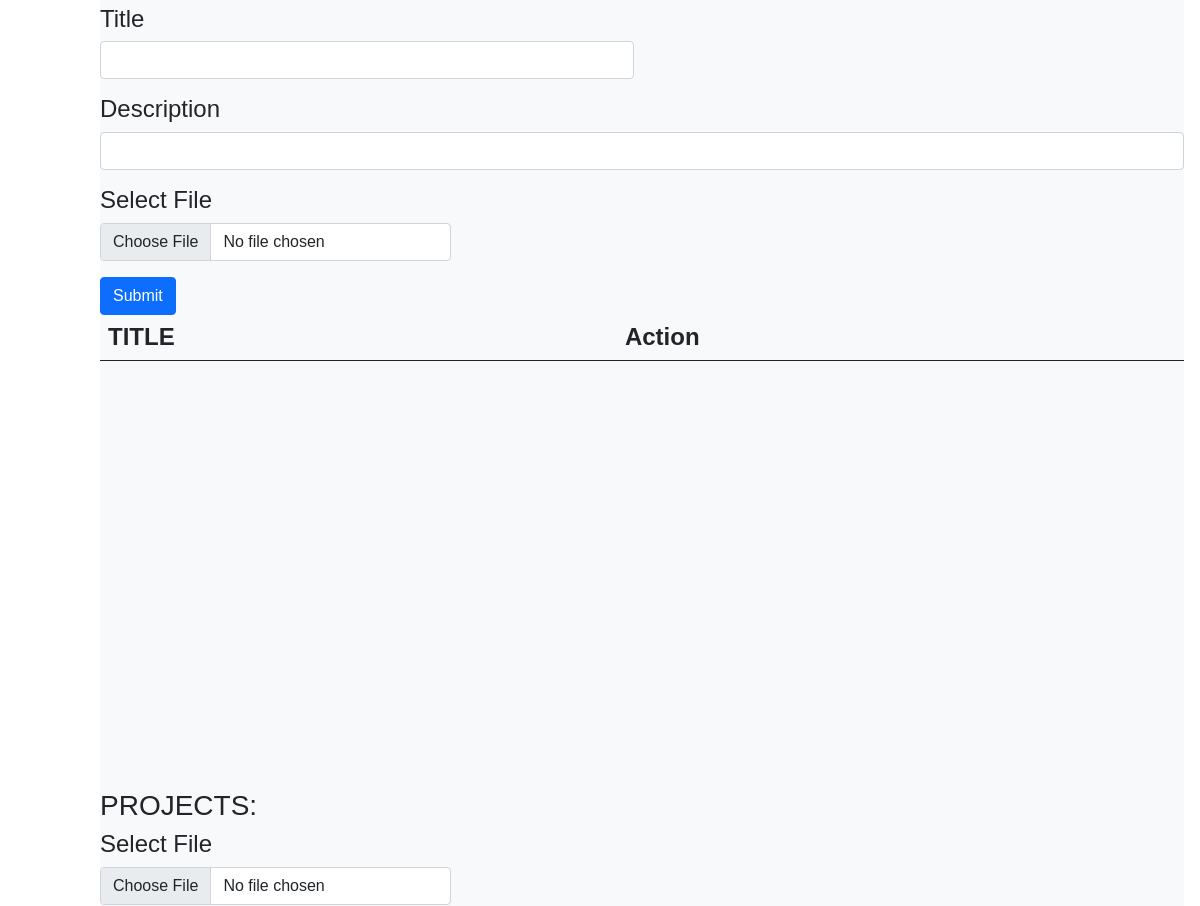
Page /cms/ (signed in, middle part) on the earlier database version.
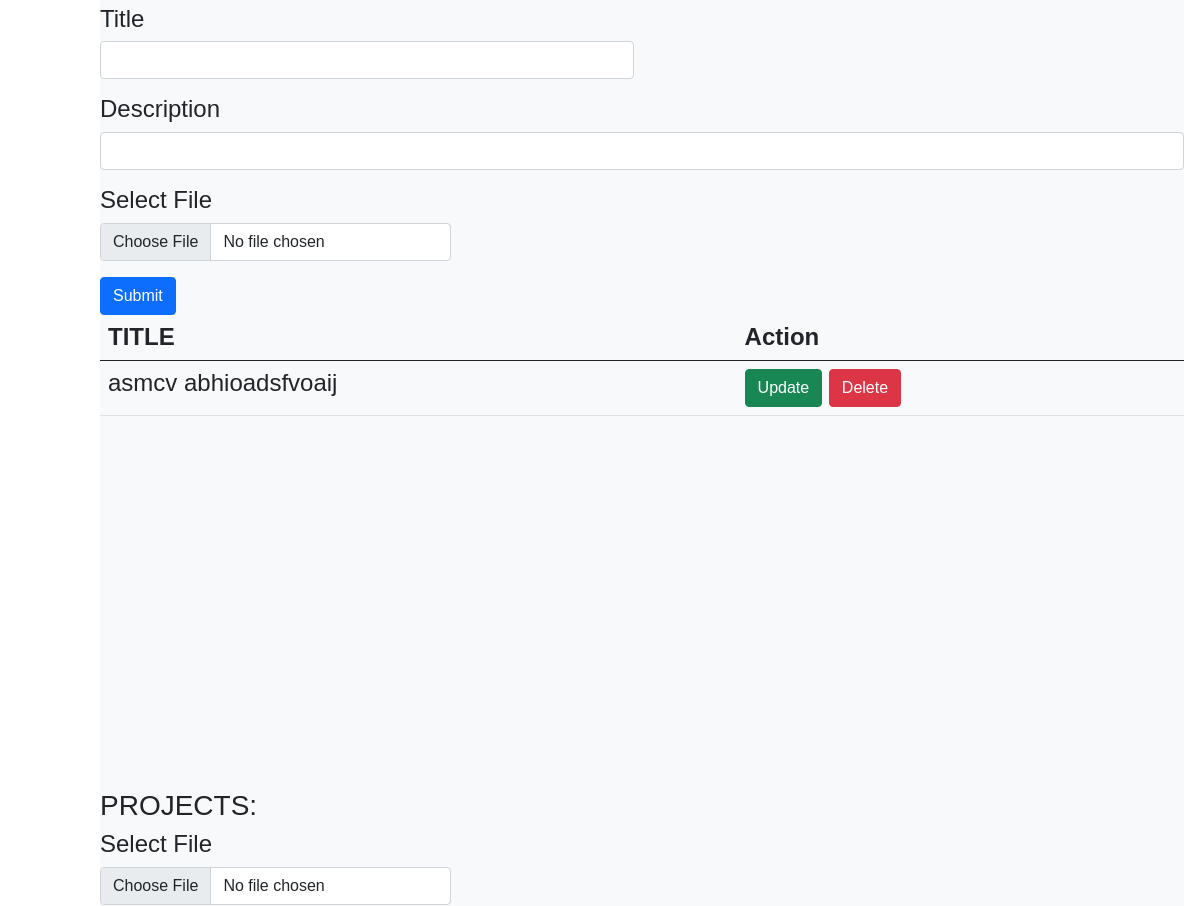
Same page on the later database version.
### backend/models.py (models this page shows)
class Skill(models.Model):
    title = models.CharField(max_length=200, null = True, blank=True)
    description = models.CharField(max_length=200, null = True, blank=True)
    icon = models.FileField(upload_to='images/', null = True, blank = True)
    user = models.ForeignKey(User, on_delete=models.CASCADE,null=True,blank=True,related_name="user_skill")

### base/views.py (the view)
@login_required(login_url="/auth/login")
def cms(request):
    user = User.objects.get(username='admin')
    print(user.user_skill.all())
    context = {'user_data': user}
    return render(request, 'cms.html', context)

### templates/cms.html (shortened to what this page needs)
<!DOCTYPE html>
<html lang="en">
<head>
    <link href="https://cdn.jsdelivr.net/npm/bootstrap@5.0.2/dist/css/bootstrap.min.css" rel="stylesheet">
    <link rel="stylesheet" href="https://cdn.jsdelivr.net/npm/boxicons@latest/css/boxicons.min.css">
</head>
    <body id="body-pd">
        <div class="height-100 bg-light" id="skills">
          <h4><form class="row g-3" action="{% url 'base:skills' %}" enctype="multipart/form-data" method="POST">
              <div class="col-md-6">
                <label for="title" class="form-label">Title</label>
                <input type="text" name="title" class="form-control" id="title">
              </div>
              <div class="col-12">
                <label for="description" class="form-label">Description</label>
                <input type="text" name="description" class="form-control" id="description">
              </div>
              <div class="col-md-4">
                  <label for="inputCity" class="form-label">Select File</label>
                      <input type="file" name="icon" class="form-control" aria-label="file example" required>
              </div>
              <div class="col-12">
                <button type="submit" class="btn btn-primary">Submit</button>
              </div>
            </form>
              <table class="table">
                <thead>
                  <tr>
                    <th scope="col">TITLE</th>
                    <th scope="col">Action</th>
                  </tr>
                </thead>
                <tbody>
                  {% for user in user_data.user_skill.all %}
                  <tr>
                    <td>{{ user.title }}</td>
                    <td> <button type="button" class="btn btn-success" data-bs-toggle="modal" data-bs-target="#staticBackdrop{{ user.id }}">Update</button>
                      <button type="button" class="btn btn-danger" data-bs-toggle="modal" data-bs-target="#delstaticBackdrop{{ user.id }}">Delete</button>
                  </tr>
                  {% endfor %}
                </tbody>
              </table>
            </h4>
      </div>
      <div class="height-100 bg-light" id="projects">
        <h3>PROJECTS:</h3>
        <h4><form class="row g-3" action="{% url 'base:projects' %}" enctype="multipart/form-data" method="POST">
            <div class="col-md-4">
                <label for="inputCity" class="form-label">Select File</label>
                    <input type="file" name="image" class="form-control" aria-label="file example" required>
            </div>
          </form></h4>
    </div>
</body>
</html>

### templates/cms.html (style rules this page uses)
:root { --header-height: 3rem; --nav-width: 68px; --first-color: #383838; --first-color-light: #AFA5D9; --white-color: #F7F6FB; --body-font:'Poppins', sans-serif; --normal-font-size:1rem; --z-fixed: 100 }
body { position: relative;margin: var(--header-height) 0 0 0;padding: 0 1rem;font-family: var(--body-font); font-size: var(--normal-font-size);transition: .5s }
.height-100 { height:100vh }
@media screen and (min-width: 768px) { body { margin: calc(var(--header-height) + 1rem) 0 0 0;padding-left: calc(var(--nav-width) + 2rem) } }

Differences in the rows shown:
added Skill: title "asmcv abhioadsfvoaij"
